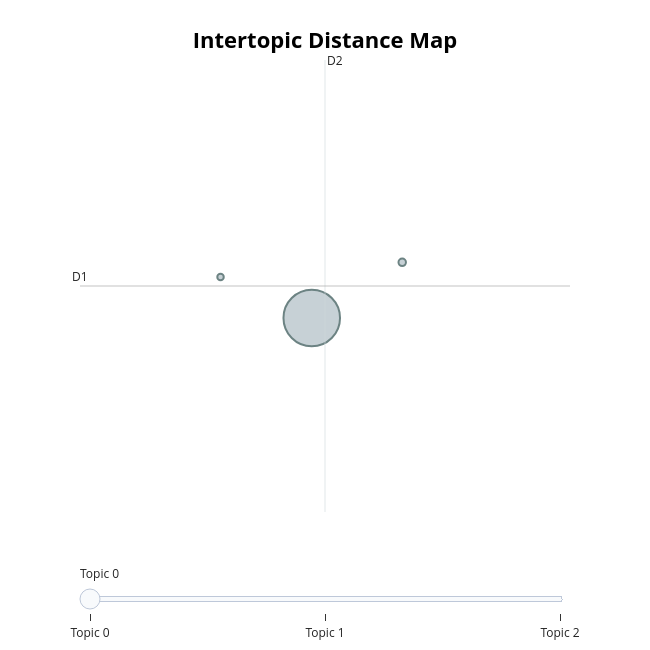

Write notebook code for a chart like this one.
### Code cell
modelo_treinado.visualize_topics()

### Figure 1 — Plotly figure (JSON) as saved in the notebook; plotly's stock layout.template omitted (floating-point values rounded to 4 significant figures)
{"data": [{"customdata": [[0, "crianca | adolescente | digital | brasil | jogo", 5785], [1, "deus | jesus | igreja | pastor | senhor", 101], [2, "crianca | filho | adolescente | escola | trabalhar", 76]], "hovertemplate": "<b>Topic %{customdata[0]}</b><br>%{customdata[1]}<br>Size: %{customdata[2]}", "legendgroup": "", "marker": {"color": "#B0BEC5", "line": {"color": "DarkSlateGrey", "width": 2}, "size": [5785, 101, 76], "sizemode": "area", "sizeref": 3.616, "symbol": "circle"}, "mode": "markers", "name": "", "orientation": "v", "showlegend": false, "type": "scatter", "x": [7.631, 8.303, 6.954], "xaxis": "x", "y": [18.32, 19.1, 18.9], "yaxis": "y"}], "layout": {"annotations": [{"showarrow": false, "text": "D1", "x": 5.911, "y": 18.77, "yshift": 10}, {"showarrow": false, "text": "D2", "x": 7.73, "xshift": 10, "y": 21.97}], "height": 650, "hoverlabel": {"bgcolor": "white", "font": {"family": "Rockwell", "size": 16}}, "legend": {"itemsizing": "constant", "tracegroupgap": 0}, "margin": {"t": 60}, "shapes": [{"line": {"color": "#CFD8DC", "width": 2}, "type": "line", "x0": 7.73, "x1": 7.73, "y0": 15.57, "y1": 21.97}, {"line": {"color": "#9E9E9E", "width": 2}, "type": "line", "x0": 5.911, "x1": 9.548, "y0": 18.77, "y1": 18.77}], "sliders": [{"active": 0, "pad": {"t": 50}, "steps": [{"args": [{"marker.color": [["red", "#B0BEC5", "#B0BEC5"]]}], "label": "Topic 0", "method": "update"}, {"args": [{"marker.color": [["#B0BEC5", "red", "#B0BEC5"]]}], "label": "Topic 1", "method": "update"}, {"args": [{"marker.color": [["#B0BEC5", "#B0BEC5", "red"]]}], "label": "Topic 2", "method": "update"}]}], "title": {"font": {"color": "Black", "size": 22}, "text": "<b>Intertopic Distance Map</b>", "x": 0.5, "xanchor": "center", "y": 0.95, "yanchor": "top"}, "width": 650, "xaxis": {"anchor": "y", "domain": [0, 1], "range": [5.911, 9.548], "title": {"text": ""}, "visible": false}, "yaxis": {"anchor": "x", "domain": [0, 1], "range": [15.57, 21.97], "title": {"text": ""}, "visible": false}}}
